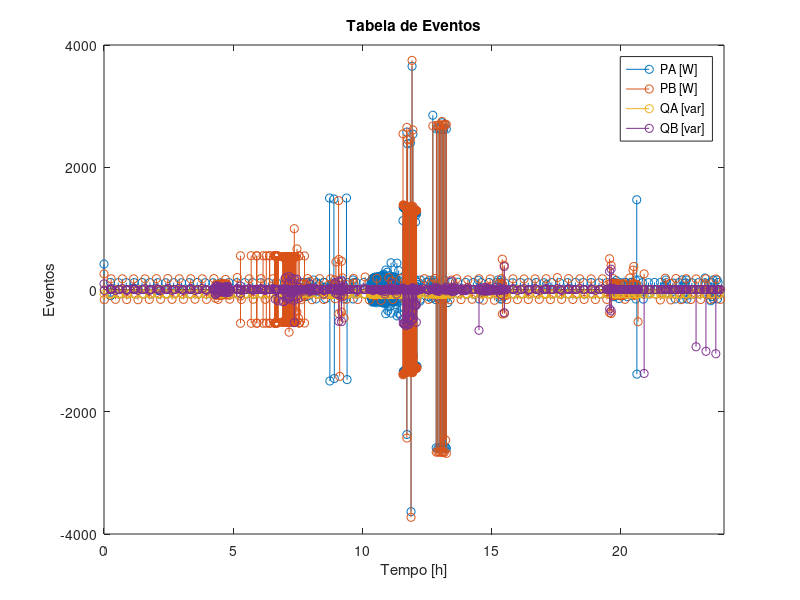

Write the MATLAB code that produced this figure.
clc
close all
clear all

load("PAdados.mat");
load("PBdados.mat");
load("QAdados.mat");
load("QBdados.mat");

tPA = PA.t;
tPB = PB.t;
tQA = QA.t;
tQB = QB.t;

t = tPA;

% a = [1 2 3 4 5]
% b = [1 3 5 7 9 11]
% c = ismember(a,b)
% Lc = length(c)
% for i = 1:Lc
%     if ~c(i)
%         b = [b, a(i)]
%     end
% end

c = ismember(tPB, t);
Lc = length(c);
for i = 1:Lc
    if ~c(i)
        t = [t, tPB(i)];
    end
end

c = ismember(tQA, t);
Lc = length(c);
for i = 1:Lc
    if ~c(i)
        t = [t, tQA(i)];
    end
end

c = ismember(tQB, t);
Lc = length(c);
for i = 1:Lc
    if ~c(i)
        t = [t, tQB(i)];
    end
end

clear c i Lc

% ordenar t
t = sort(t);

dados = zeros(length(t), 5);
dados = [t', dados];

[aa, a] = ismember(tPA, t);
[bb, b] = ismember(tPB, t);
[cc, c] = ismember(tQA, t);
[dd, d] = ismember(tQB, t);

clear aa bb cc dd

L = length(a);
for i = 1:L
    ta = find(t == tPA(i));
    va = PA.v(i);
    dados(ta, 2) = va;
end

L = length(b);
for i = 1:L
    tb = find(t == tPB(i));
    vb = PB.v(i);
    dados(tb, 3) = vb;
end

L = length(c);
for i = 1:L
    tc = find(t == tQA(i));
    vc = QA.v(i);
    dados(tc, 4) = va;
end

L = length(d);
for i = 1:L
    td = find(t == tQB(i));
    vd = QB.v(i);
    dados(td, 5) = vd;
end

clear L a b c d ta tb tc td va vb vc vd

L = length(dados);
for i = 1:L
    if dados(i, 2) ~= 0
        if dados(i, 3) ~=0
            dados(i, 6) = 1;
        end
    end
end

dados

figure(1)
box on
stem(dados(:,1)/3600,dados(:,2:5))
title("Tabela de Eventos")
xlabel("Tempo [h]")
ylabel("Eventos")
legend("PA [W]", "PB [W]", "QA [var]", "QB [var]")
axis([0 24 -4000 4000])

